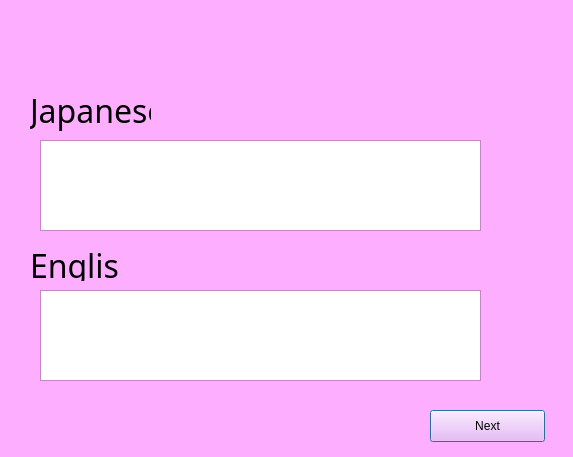
<?xml version="1.0" encoding="UTF-8"?>
<ui version="4.0">
 <class>Chpt2Dialog</class>
 <widget class="QDialog" name="Chpt2Dialog">
  <property name="geometry">
   <rect>
    <x>0</x>
    <y>0</y>
    <width>573</width>
    <height>457</height>
   </rect>
  </property>
  <property name="palette">
   <palette>
    <active>
     <colorrole role="WindowText">
      <brush brushstyle="SolidPattern">
       <color alpha="255">
        <red>0</red>
        <green>0</green>
        <blue>0</blue>
       </color>
      </brush>
     </colorrole>
     <colorrole role="Button">
      <brush brushstyle="SolidPattern">
       <color alpha="255">
        <red>254</red>
        <green>174</green>
        <blue>255</blue>
       </color>
      </brush>
     </colorrole>
     <colorrole role="Light">
      <brush brushstyle="SolidPattern">
       <color alpha="255">
        <red>255</red>
        <green>255</green>
        <blue>255</blue>
       </color>
      </brush>
     </colorrole>
     <colorrole role="Midlight">
      <brush brushstyle="SolidPattern">
       <color alpha="255">
        <red>254</red>
        <green>214</green>
        <blue>255</blue>
       </color>
      </brush>
     </colorrole>
     <colorrole role="Dark">
      <brush brushstyle="SolidPattern">
       <color alpha="255">
        <red>127</red>
        <green>87</green>
        <blue>127</blue>
       </color>
      </brush>
     </colorrole>
     <colorrole role="Mid">
      <brush brushstyle="SolidPattern">
       <color alpha="255">
        <red>169</red>
        <green>116</green>
        <blue>170</blue>
       </color>
      </brush>
     </colorrole>
     <colorrole role="Text">
      <brush brushstyle="SolidPattern">
       <color alpha="255">
        <red>0</red>
        <green>0</green>
        <blue>0</blue>
       </color>
      </brush>
     </colorrole>
     <colorrole role="BrightText">
      <brush brushstyle="SolidPattern">
       <color alpha="255">
        <red>255</red>
        <green>255</green>
        <blue>255</blue>
       </color>
      </brush>
     </colorrole>
     <colorrole role="ButtonText">
      <brush brushstyle="SolidPattern">
       <color alpha="255">
        <red>0</red>
        <green>0</green>
        <blue>0</blue>
       </color>
      </brush>
     </colorrole>
     <colorrole role="Base">
      <brush brushstyle="SolidPattern">
       <color alpha="255">
        <red>255</red>
        <green>255</green>
        <blue>255</blue>
       </color>
      </brush>
     </colorrole>
     <colorrole role="Window">
      <brush brushstyle="SolidPattern">
       <color alpha="255">
        <red>254</red>
        <green>174</green>
        <blue>255</blue>
       </color>
      </brush>
     </colorrole>
     <colorrole role="Shadow">
      <brush brushstyle="SolidPattern">
       <color alpha="255">
        <red>0</red>
        <green>0</green>
        <blue>0</blue>
       </color>
      </brush>
     </colorrole>
     <colorrole role="AlternateBase">
      <brush brushstyle="SolidPattern">
       <color alpha="255">
        <red>254</red>
        <green>214</green>
        <blue>255</blue>
       </color>
      </brush>
     </colorrole>
     <colorrole role="ToolTipBase">
      <brush brushstyle="SolidPattern">
       <color alpha="255">
        <red>255</red>
        <green>255</green>
        <blue>220</blue>
       </color>
      </brush>
     </colorrole>
     <colorrole role="ToolTipText">
      <brush brushstyle="SolidPattern">
       <color alpha="255">
        <red>0</red>
        <green>0</green>
        <blue>0</blue>
       </color>
      </brush>
     </colorrole>
    </active>
    <inactive>
     <colorrole role="WindowText">
      <brush brushstyle="SolidPattern">
       <color alpha="255">
        <red>0</red>
        <green>0</green>
        <blue>0</blue>
       </color>
      </brush>
     </colorrole>
     <colorrole role="Button">
      <brush brushstyle="SolidPattern">
       <color alpha="255">
        <red>254</red>
        <green>174</green>
        <blue>255</blue>
       </color>
      </brush>
     </colorrole>
     <colorrole role="Light">
      <brush brushstyle="SolidPattern">
       <color alpha="255">
        <red>255</red>
        <green>255</green>
        <blue>255</blue>
       </color>
      </brush>
     </colorrole>
     <colorrole role="Midlight">
      <brush brushstyle="SolidPattern">
       <color alpha="255">
        <red>254</red>
        <green>214</green>
        <blue>255</blue>
       </color>
      </brush>
     </colorrole>
     <colorrole role="Dark">
      <brush brushstyle="SolidPattern">
       <color alpha="255">
        <red>127</red>
        <green>87</green>
        <blue>127</blue>
       </color>
      </brush>
     </colorrole>
     <colorrole role="Mid">
      <brush brushstyle="SolidPattern">
       <color alpha="255">
        <red>169</red>
        <green>116</green>
        <blue>170</blue>
       </color>
      </brush>
     </colorrole>
     <colorrole role="Text">
      <brush brushstyle="SolidPattern">
       <color alpha="255">
        <red>0</red>
        <green>0</green>
        <blue>0</blue>
       </color>
      </brush>
     </colorrole>
     <colorrole role="BrightText">
      <brush brushstyle="SolidPattern">
       <color alpha="255">
        <red>255</red>
        <green>255</green>
        <blue>255</blue>
       </color>
      </brush>
     </colorrole>
     <colorrole role="ButtonText">
      <brush brushstyle="SolidPattern">
       <color alpha="255">
        <red>0</red>
        <green>0</green>
        <blue>0</blue>
       </color>
      </brush>
     </colorrole>
     <colorrole role="Base">
      <brush brushstyle="SolidPattern">
       <color alpha="255">
        <red>255</red>
        <green>255</green>
        <blue>255</blue>
       </color>
      </brush>
     </colorrole>
     <colorrole role="Window">
      <brush brushstyle="SolidPattern">
       <color alpha="255">
        <red>254</red>
        <green>174</green>
        <blue>255</blue>
       </color>
      </brush>
     </colorrole>
     <colorrole role="Shadow">
      <brush brushstyle="SolidPattern">
       <color alpha="255">
        <red>0</red>
        <green>0</green>
        <blue>0</blue>
       </color>
      </brush>
     </colorrole>
     <colorrole role="AlternateBase">
      <brush brushstyle="SolidPattern">
       <color alpha="255">
        <red>254</red>
        <green>214</green>
        <blue>255</blue>
       </color>
      </brush>
     </colorrole>
     <colorrole role="ToolTipBase">
      <brush brushstyle="SolidPattern">
       <color alpha="255">
        <red>255</red>
        <green>255</green>
        <blue>220</blue>
       </color>
      </brush>
     </colorrole>
     <colorrole role="ToolTipText">
      <brush brushstyle="SolidPattern">
       <color alpha="255">
        <red>0</red>
        <green>0</green>
        <blue>0</blue>
       </color>
      </brush>
     </colorrole>
    </inactive>
    <disabled>
     <colorrole role="WindowText">
      <brush brushstyle="SolidPattern">
       <color alpha="255">
        <red>127</red>
        <green>87</green>
        <blue>127</blue>
       </color>
      </brush>
     </colorrole>
     <colorrole role="Button">
      <brush brushstyle="SolidPattern">
       <color alpha="255">
        <red>254</red>
        <green>174</green>
        <blue>255</blue>
       </color>
      </brush>
     </colorrole>
     <colorrole role="Light">
      <brush brushstyle="SolidPattern">
       <color alpha="255">
        <red>255</red>
        <green>255</green>
        <blue>255</blue>
       </color>
      </brush>
     </colorrole>
     <colorrole role="Midlight">
      <brush brushstyle="SolidPattern">
       <color alpha="255">
        <red>254</red>
        <green>214</green>
        <blue>255</blue>
       </color>
      </brush>
     </colorrole>
     <colorrole role="Dark">
      <brush brushstyle="SolidPattern">
       <color alpha="255">
        <red>127</red>
        <green>87</green>
        <blue>127</blue>
       </color>
      </brush>
     </colorrole>
     <colorrole role="Mid">
      <brush brushstyle="SolidPattern">
       <color alpha="255">
        <red>169</red>
        <green>116</green>
        <blue>170</blue>
       </color>
      </brush>
     </colorrole>
     <colorrole role="Text">
      <brush brushstyle="SolidPattern">
       <color alpha="255">
        <red>127</red>
        <green>87</green>
        <blue>127</blue>
       </color>
      </brush>
     </colorrole>
     <colorrole role="BrightText">
      <brush brushstyle="SolidPattern">
       <color alpha="255">
        <red>255</red>
        <green>255</green>
        <blue>255</blue>
       </color>
      </brush>
     </colorrole>
     <colorrole role="ButtonText">
      <brush brushstyle="SolidPattern">
       <color alpha="255">
        <red>127</red>
        <green>87</green>
        <blue>127</blue>
       </color>
      </brush>
     </colorrole>
     <colorrole role="Base">
      <brush brushstyle="SolidPattern">
       <color alpha="255">
        <red>254</red>
        <green>174</green>
        <blue>255</blue>
       </color>
      </brush>
     </colorrole>
     <colorrole role="Window">
      <brush brushstyle="SolidPattern">
       <color alpha="255">
        <red>254</red>
        <green>174</green>
        <blue>255</blue>
       </color>
      </brush>
     </colorrole>
     <colorrole role="Shadow">
      <brush brushstyle="SolidPattern">
       <color alpha="255">
        <red>0</red>
        <green>0</green>
        <blue>0</blue>
       </color>
      </brush>
     </colorrole>
     <colorrole role="AlternateBase">
      <brush brushstyle="SolidPattern">
       <color alpha="255">
        <red>254</red>
        <green>174</green>
        <blue>255</blue>
       </color>
      </brush>
     </colorrole>
     <colorrole role="ToolTipBase">
      <brush brushstyle="SolidPattern">
       <color alpha="255">
        <red>255</red>
        <green>255</green>
        <blue>220</blue>
       </color>
      </brush>
     </colorrole>
     <colorrole role="ToolTipText">
      <brush brushstyle="SolidPattern">
       <color alpha="255">
        <red>0</red>
        <green>0</green>
        <blue>0</blue>
       </color>
      </brush>
     </colorrole>
    </disabled>
   </palette>
  </property>
  <property name="windowTitle">
   <string>Dialog</string>
  </property>
  <widget class="QTextBrowser" name="Japanese2">
   <property name="geometry">
    <rect>
     <x>40</x>
     <y>140</y>
     <width>441</width>
     <height>91</height>
    </rect>
   </property>
  </widget>
  <widget class="QTextBrowser" name="English2">
   <property name="geometry">
    <rect>
     <x>40</x>
     <y>290</y>
     <width>441</width>
     <height>91</height>
    </rect>
   </property>
  </widget>
  <widget class="QPushButton" name="Next">
   <property name="geometry">
    <rect>
     <x>430</x>
     <y>410</y>
     <width>115</width>
     <height>32</height>
    </rect>
   </property>
   <property name="text">
    <string>Next</string>
   </property>
  </widget>
  <widget class="QLabel" name="label">
   <property name="geometry">
    <rect>
     <x>30</x>
     <y>90</y>
     <width>121</width>
     <height>41</height>
    </rect>
   </property>
   <property name="font">
    <font>
     <family>Century Gothic</family>
     <pointsize>24</pointsize>
    </font>
   </property>
   <property name="text">
    <string>Japanese</string>
   </property>
  </widget>
  <widget class="QLabel" name="label_2">
   <property name="geometry">
    <rect>
     <x>30</x>
     <y>250</y>
     <width>91</width>
     <height>31</height>
    </rect>
   </property>
   <property name="font">
    <font>
     <family>Century Gothic</family>
     <pointsize>24</pointsize>
    </font>
   </property>
   <property name="text">
    <string>English</string>
   </property>
  </widget>
  <widget class="QLabel" name="label_3">
   <property name="geometry">
    <rect>
     <x>410</x>
     <y>10</y>
     <width>151</width>
     <height>71</height>
    </rect>
   </property>
   <property name="text">
    <string/>
   </property>
   <property name="pixmap">
    <pixmap resource="BabelResources.qrc">:/JapaneseText/japan.png</pixmap>
   </property>
   <property name="scaledContents">
    <bool>true</bool>
   </property>
  </widget>
 </widget>
 <resources>
  <include location="BabelResources.qrc"/>
 </resources>
 <connections/>
</ui>
